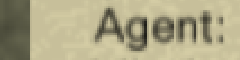
//> input picture obs2/cv_templates/en-diff0.png, 240 x 60 px; the run also reads 1 picture not shown here
$ ./test_match cv_templates/en-diff0.png   (built with g++ and OpenCV 4)
//> lines starting //> are read from the running program, lines starting //| are printed output that depends on the picture
//> further down, bgr is the input picture: 60 rows x 240 cols, CV_8UC3; mean B, G, R 133.3, 165.9, 172.1
### obs2/cv_wrapper.h
#ifndef GE_CV_WRAPPER_H
#define GE_CV_WRAPPER_H

#include <stddef.h>
#include <stdint.h>

#ifdef __cplusplus
extern "C" {
#endif

typedef struct ge_level_match_result {
	// Matched mission number (1-9), or -1 if no confident match.
	int32_t mission;
	// Matched part number (1-5), or -1 if no confident match.
	int32_t part;
	// Matched difficulty number (1-4), or -1 if no confident match.
	int32_t difficulty;
	// Matched times in seconds, ordered top-to-bottom then left-to-right.
	int32_t *times;
	size_t times_len;
} ge_level_match_result_t;

// Returns the OpenCV version string OpenCV was built against (e.g. "4.11.0").
// The returned pointer is statically allocated; do not free it.
const char *ge_cv_version(void);

// Matches the GoldenEye level-stats overlay in a single BGRA frame against the
// template PNGs in `templates_dir`. `bgra` is `width * height * 4` bytes of
// BGRA pixels, exactly as returned by ge_obs_get_source_frame(). `lang` selects
// the template set ("en" or "jp"); templates are loaded from
// `<templates_dir>/<lang>-<name>.png` (e.g. "en-mission1.png").
//
// On success the returned struct's `mission`/`part`/`difficulty` hold the
// matched 1-based numbers (or -1 when no confident match), and `times` points
// to a heap-allocated array of `times_len` times-in-seconds. The caller owns
// `times` and must release it with ge_cv_match_result_free().
ge_level_match_result_t ge_cv_match_level(const uint8_t *bgra, uint32_t width, uint32_t height, const char *lang,
                                          const char *templates_dir);

// Releases the `times` array owned by a result from ge_cv_match_level() and
// resets the struct to the empty state. Safe to call on a zeroed result.
void ge_cv_match_result_free(ge_level_match_result_t *result);

#ifdef __cplusplus
}
#endif

#endif

### obs2/cv_wrapper.cpp
#include "cv_wrapper.h"

#include <algorithm>
#include <chrono>
#include <cmath>
#include <cstdio>
#include <cstdlib>
#include <cstring>
#include <string>
#include <vector>

#include <opencv2/core.hpp>
#include <opencv2/imgcodecs.hpp>
#include <opencv2/imgproc.hpp>

const char *ge_cv_version(void) { return CV_VERSION; }

namespace {

// Lightweight phase timer. When the GE_CV_TIMING environment variable is set,
// each lap() logs the milliseconds elapsed since the previous lap to stderr;
// otherwise it costs a clock read and nothing more. Used to find where time
// goes in ge_cv_match_level().
struct PhaseTimer {
	using clock = std::chrono::steady_clock;
	clock::time_point start = clock::now();
	clock::time_point last = start;
	bool enabled = std::getenv("GE_CV_TIMING") != nullptr;

	void lap(const char *label) {
		clock::time_point now = clock::now();
		if (enabled) {
			double ms = std::chrono::duration<double, std::milli>(now - last).count();
			double total = std::chrono::duration<double, std::milli>(now - start).count();
			std::fprintf(stderr, "[ge_cv timing] %-22s %8.2f ms  (total %8.2f ms)\n", label, ms, total);
		}
		last = now;
	}
};

// Correlation needed to accept a mission/part/difficulty label match.
constexpr double kLabelThreshold = 0.70;
// A mission match this strong means the current scale is essentially exact, so
// the remaining (resolution-recovery) scales cannot improve on it and the scale
// search can stop early.
constexpr double kStrongLabel = 0.90;

// Fraction of the frame searched for the mission/part/difficulty labels. They
// always sit in the upper-left of the stats overlay, so only the top 50% /
// left 60% needs to be searched.
constexpr double kLabelRegionW = 0.60;
constexpr double kLabelRegionH = 0.50;

// Region searched for the time colons: they sit in the bottom 50% of the frame
// and the middle 50% horizontally. Anchoring the (full-frame) colon search to
// this box also discards label colons ("Time:", "Accuracy:") for free.
constexpr double kColonRegionX = 0.25;
constexpr double kColonRegionW = 0.50;
constexpr double kColonRegionY = 0.50;
constexpr double kColonRegionH = 0.50;
// Correlation needed to accept an individual digit/colon glyph.
constexpr double kGlyphThreshold = 0.78;

// Candidate scales applied to the templates when locating the stats overlay.
// The templates are authored at the user's native capture resolution, so 1.0 is
// tried first and is the common case; the remaining scales let matching survive
// when the source is captured at a different resolution. A single global scale
// (the one that best fits the mission label) is then reused for every other
// template so the glyphs stay crisply aligned.
constexpr double kScales[] = {1.0, 0.9, 1.1, 0.8, 1.2, 0.75, 1.33, 0.67, 1.5, 0.6};

struct Detection {
	int x;        // left edge in the frame
	int y;        // top edge in the frame
	int w;        // glyph width at the matched scale
	double score; // correlation score
	int value;    // digit value 0-9 (unused for the colon)
};

// Loads "<dir>/<lang>-<name>.png" as a single-channel (grayscale) template.
// Returns an empty Mat when the file is missing or unreadable.
cv::Mat load_template(const std::string &dir, const char *lang, const std::string &name) {
//> called with dir = "./", lang = "en", name = "part1"
	std::string path = dir + "/" + lang + "-" + name + ".png";
	return cv::imread(path, cv::IMREAD_GRAYSCALE);
//> en-part1.png cannot be read in this run, so this picture is empty
}

// Returns `tmpl` resized by `scale` (or the original when scale == 1.0).
cv::Mat scaled(const cv::Mat &tmpl, double scale) {
	if (scale == 1.0) {
		return tmpl;
	}
	cv::Mat out;
	int w = std::max(1, (int)std::lround(tmpl.cols * scale));
	int h = std::max(1, (int)std::lround(tmpl.rows * scale));
	cv::resize(tmpl, out, cv::Size(w, h), 0, 0, scale < 1.0 ? cv::INTER_AREA : cv::INTER_LINEAR);
	return out;
}

// Best single-location match of `tmpl` against `frame`. Returns the peak
// correlation, or -1.0 if the template does not fit inside the frame.
// [81 lines left out: functions best_score, best_scores, best_label, collect_detections, suppress, not called in this run]

// A time recovered from the screen, kept with its position so the final array
// can be ordered top-to-bottom then left-to-right.
struct FoundTime {
	int y;
	int x;
	int seconds;
};

struct FoundMission {
	int mission;
	double score;
};

// Finds a mission number (1-9) by anchoring on ':' in the label region and
// taking the strongest single digit immediately to its left on the same line.
FoundMission find_mission_from_colons(const cv::Mat &labelRegion, const cv::Mat &colonTmpl,
	                                  const std::vector<cv::Mat> &digitTmpls) {
	if (colonTmpl.empty() || digitTmpls.size() < 10) {
		return {-1, -1.0};
	}

	int digitWidthSum = 0;
	for (int v = 1; v <= 9; ++v) {
		if (digitTmpls[v].empty()) {
			return {-1, -1.0};
		}
		digitWidthSum += digitTmpls[v].cols;
	}
	const int digitW = std::max(1, digitWidthSum / 9);
	const int digitH = digitTmpls[1].rows;
	const int colonW = colonTmpl.cols;
	const int colonH = colonTmpl.rows;

	std::vector<Detection> colons;
	collect_detections(labelRegion, colonTmpl, kGlyphThreshold, 0, colons);
	colons = suppress(std::move(colons), colonW, colonH, 0.5);

	FoundMission best = {-1, -1.0};
	const int bandPadX = digitW * 2;
	const int bandPadY = digitH;

	for (const Detection &colon : colons) {
		const int x0 = std::max(0, colon.x - bandPadX);
		const int y0 = std::max(0, colon.y - bandPadY);
		const int x1 = std::min(labelRegion.cols, colon.x + std::max(1, colonW / 2));
		const int y1 = std::min(labelRegion.rows, colon.y + colonH + bandPadY);
		if (x1 <= x0 || y1 <= y0) {
			continue;
		}

		const cv::Mat roi = labelRegion(cv::Rect(x0, y0, x1 - x0, y1 - y0));
		std::vector<std::vector<Detection>> perValue(10);
		cv::parallel_for_(cv::Range(1, 10), [&](const cv::Range &r) {
			for (int v = r.start; v < r.end; ++v) {
				collect_detections(roi, digitTmpls[v], kGlyphThreshold, v, perValue[v]);
			}
		});

		const double colonCenterY = colon.y + colonH / 2.0;
		for (int v = 1; v <= 9; ++v) {
			for (Detection d : perValue[v]) {
				d.x += x0;
				d.y += y0;
				if (std::abs((d.y + digitH / 2.0) - colonCenterY) >= digitH * 0.35) {
					continue;
				}
				if (d.x + d.w > colon.x + colonW * 0.7) {
					continue;
				}
				const double adjLeft = colon.x - (d.x + d.w);
				if (adjLeft < -digitW * 0.4 || adjLeft > digitW * 0.6) {
					continue;
				}
				if (d.score >= best.score) {
					best = {v, d.score};
				}
			}
		}
	}

	return best;
}

} // namespace

ge_level_match_result_t ge_cv_match_level(const uint8_t *bgra, uint32_t width, uint32_t height, const char *lang,
                                          const char *templates_dir) {
	ge_level_match_result_t result = {-1, -1, -1, nullptr, 0};

	if (!bgra || width == 0 || height == 0 || !lang || !templates_dir) {
		return result;
	}

	const std::string dir(templates_dir);

	// Load the label templates.
	std::vector<cv::Mat> parts, diffs;
	for (int i = 1; i <= 5; ++i) {
		parts.push_back(load_template(dir, lang, "part" + std::to_string(i)));
	}
	for (int i = 1; i <= 4; ++i) {
		diffs.push_back(load_template(dir, lang, "diff" + std::to_string(i)));
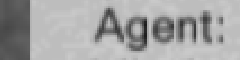
//> diffs[0]: 60 rows x 240 cols, CV_8UC1; min 29, max 202, mean 163.5
	}

	// Load base glyph templates once; mission and time matching both scale from
	// these in-memory mats.
	cv::Mat colonBase = load_template(dir, lang, "colon");
//> en-colon.png cannot be read in this run, so this picture is empty
	std::vector<cv::Mat> digitBase;
	for (int v = 0; v <= 9; ++v) {
		digitBase.push_back(load_template(dir, lang, "digit" + std::to_string(v)));
//> en-digit0.png cannot be read in this run, so this picture is empty
	}

	PhaseTimer timer;

	// Wrap the caller's BGRA buffer (no copy) and convert to grayscale once;
	// every template is matched against this single-channel frame.
	const cv::Mat bgraFrame((int)height, (int)width, CV_8UC4, const_cast<uint8_t *>(bgra));
	cv::Mat frame;
	cv::cvtColor(bgraFrame, frame, cv::COLOR_BGRA2GRAY);
	timer.lap("grayscale");

	// The mission/part/difficulty labels always sit in the upper-left of the
	// stats overlay, so their template matching only needs the top-left corner
	// of the frame. Restricting the search to this region cuts the per-call
	// matchTemplate cost roughly in proportion to its area. The glyph search
	// further down still runs on the whole frame, since times can appear lower
	// in the panel. These matches do not need frame coordinates, so the smaller
	// origin requires no offset bookkeeping.
	const cv::Mat labelRegion = frame(cv::Rect(0, 0, (int)(frame.cols * kLabelRegionW), (int)(frame.rows * kLabelRegionH)));
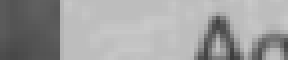
//> labelRegion: 30 rows x 144 cols, CV_8UC1 (shown 2 times larger); min 60, max 201, mean 158.9

	// Determine the global scale from mission glyphs by anchoring on ':' in the
	// label region and selecting the strongest single digit immediately left of
	// that colon. This avoids matching large mission templates across scales.
	double globalScale = 1.0;
	double bestMissionScore = kGlyphThreshold;
	for (double scale : kScales) {
		cv::Mat colonTmpl = scaled(colonBase, scale);
		std::vector<cv::Mat> digitTmpls;
		digitTmpls.reserve(10);
		for (int v = 0; v <= 9; ++v) {
			digitTmpls.push_back(scaled(digitBase[v], scale));
		}

		FoundMission found = find_mission_from_colons(labelRegion, colonTmpl, digitTmpls);
		if (found.score >= bestMissionScore) {
			bestMissionScore = found.score;
			globalScale = scale;
			result.mission = found.mission;
		}
		// The scales beyond the first exist only to recover from a capture
		// resolution that differs from the templates' authoring resolution. A
		// near-perfect match means we have already found the right scale, so the
		// remaining scales cannot improve on it -- stop early. In the common
		// native-resolution case this skips ~90% of the scale search.
		if (bestMissionScore >= kStrongLabel) {
			break;
		}
	}
	timer.lap("mission scale search");

	// Remaining labels are matched at the established scale.
	result.part = best_label(labelRegion, parts, globalScale, kLabelThreshold);
	timer.lap("part labels");
	result.difficulty = best_label(labelRegion, diffs, globalScale, kLabelThreshold);
	timer.lap("difficulty labels");

	// Locate the digit and colon glyphs at the same scale.
	cv::Mat colonTmpl = scaled(colonBase, globalScale);
	std::vector<cv::Mat> digitTmpls;
	int digitWidthSum = 0;
	for (int v = 0; v <= 9; ++v) {
		cv::Mat t = scaled(digitBase[v], globalScale);
		digitWidthSum += t.cols;
		digitTmpls.push_back(t);
	}
	timer.lap("load glyph templates");

	if (colonTmpl.empty() || digitWidthSum == 0) {
		return result; // no glyph templates: labels only
	}

	const int colonW = colonTmpl.cols;
	const int colonH = colonTmpl.rows;
	const int digitW = digitWidthSum / 10; // representative digit width
	const int digitH = digitTmpls[0].rows;

	const int colonX0 = (int)(frame.cols * kColonRegionX);
	const int colonY0 = (int)(frame.rows * kColonRegionY);
	const cv::Mat colonRegion =
	    frame(cv::Rect(colonX0, colonY0, (int)(frame.cols * kColonRegionW), (int)(frame.rows * kColonRegionH)));
	std::vector<Detection> colons;
	collect_detections(colonRegion, colonTmpl, kGlyphThreshold, 0, colons);
	// Offset back into frame coordinates: the digit bands below crop from the
	// full frame and the assembly compares colon/digit positions directly.
	for (Detection &c : colons) {
		c.x += colonX0;
		c.y += colonY0;
	}
	colons = suppress(std::move(colons), colonW, colonH, 0.5);
	timer.lap("colon detection");

	// A valid time is two digits on each side of a colon, on the colon's line,
	// so the only digits that matter live in a narrow band around each colon.
	// Matching the ten digit templates against just those bands -- rather than
	// the whole frame -- is the dominant cost saving here. Detections are
	// offset back into frame coordinates so the assembly below is unchanged.
	// Bands of neighbouring colons may overlap and double-detect a digit; the
	// suppress() pass collapses those duplicates.
	const int bandPadX = digitW * 3; // room for two digits plus gaps each side
	const int bandPadY = digitH;     // slack for digit/colon height mismatch
	std::vector<Detection> digits;
	for (const Detection &colon : colons) {
		const int x0 = std::max(0, colon.x - bandPadX);
		const int y0 = std::max(0, colon.y - bandPadY);
		const int x1 = std::min(frame.cols, colon.x + colonW + bandPadX);
		const int y1 = std::min(frame.rows, colon.y + colonH + bandPadY);
		const cv::Mat roi = frame(cv::Rect(x0, y0, x1 - x0, y1 - y0));
		// Match the ten digit templates against this band in parallel; each
		// value collects into its own bucket, so the tasks never touch shared
		// state.
		std::vector<std::vector<Detection>> perValue(10);
		cv::parallel_for_(cv::Range(0, 10), [&](const cv::Range &r) {
			for (int v = r.start; v < r.end; ++v) {
				collect_detections(roi, digitTmpls[v], kGlyphThreshold, v, perValue[v]);
			}
		});
		for (std::vector<Detection> &bucket : perValue) {
			for (Detection d : bucket) {
				d.x += x0;
				d.y += y0;
				digits.push_back(d);
			}
		}
	}
	// Suppress across all digit values so overlapping matches of different
	// digits collapse to the single strongest reading.
	digits = suppress(std::move(digits), digitW, digitH, 0.5);
	timer.lap("digit detection");

	// Assemble "mm:ss" readings: a valid time is two digits immediately to the
	// left of a colon and two immediately to its right, all on the same line.
	// Anchoring on the colon and demanding adjacent digits on both sides
	// rejects label colons ("Time:", "Accuracy:") and non-time figures
	// ("0.0%", "0 (0%)") that share the screen.
	std::vector<FoundTime> times;
	for (const Detection &colon : colons) {
		const double colonCenterY = colon.y + colonH / 2.0;

		std::vector<Detection> right, left;
		for (const Detection &d : digits) {
			if (std::abs((d.y + digitH / 2.0) - colonCenterY) >= digitH * 0.35) {
				continue; // not on the colon's text line
			}
			if (d.x >= colon.x + colonW * 0.3) {
				right.push_back(d);
			} else if (d.x + d.w <= colon.x + colonW * 0.7) {
				left.push_back(d);
			}
		}
		if (right.size() < 2 || left.size() < 2) {
			continue;
		}
		std::sort(right.begin(), right.end(), [](const Detection &a, const Detection &b) { return a.x < b.x; });
		std::sort(left.begin(), left.end(), [](const Detection &a, const Detection &b) { return a.x > b.x; });

		const Detection &r0 = right[0];
		const Detection &r1 = right[1];
		const Detection &l0 = left[0];
		const Detection &l1 = left[1];

		// Spacing checks (in digit-width fractions): the inner digits must hug
		// the colon and the outer digits must abut the inner ones.
		const double adjRight = r0.x - (colon.x + colonW);
		const double adjLeft = colon.x - (l0.x + l0.w);
		const double gapRight = r1.x - (r0.x + r0.w);
		const double gapLeft = l0.x - (l1.x + l1.w);
		if (adjRight < -digitW * 0.4 || adjRight > digitW * 0.6 || adjLeft < -digitW * 0.4 ||
		    adjLeft > digitW * 0.6 || std::abs(gapRight) > digitW * 0.6 || std::abs(gapLeft) > digitW * 0.6) {
			continue;
		}

		const int minutes = l1.value * 10 + l0.value;
		const int seconds = r0.value * 10 + r1.value;
		times.push_back({colon.y, colon.x, minutes * 60 + seconds});
	}

	// Order top-to-bottom (bucketed by line) then left-to-right.
	const double lineBucket = digitH * 0.5;
	std::sort(times.begin(), times.end(), [lineBucket](const FoundTime &a, const FoundTime &b) {
		int ra = (int)std::lround(a.y / lineBucket);
		int rb = (int)std::lround(b.y / lineBucket);
		if (ra != rb) {
			return ra < rb;
		}
		return a.x < b.x;
	});

	if (!times.empty()) {
		int32_t *out = (int32_t *)std::malloc(times.size() * sizeof(int32_t));
		if (out) {
			for (size_t i = 0; i < times.size(); ++i) {
				out[i] = times[i].seconds;
			}
			result.times = out;
			result.times_len = times.size();
		}
	}
	timer.lap("time assembly");

	return result;
}

// [8 lines left out: function ge_cv_match_result_free, not called in this run]

### obs2/test_match.cpp
// Standalone CLI for exercising ge_cv_match_level() outside of OBS.
//
//   test_match path/to/screenshot.png [lang] [templates_dir]
//
// Loads the given image, converts it to the BGRA layout the plugin feeds the
// matcher, runs ge_cv_match_level(), and prints the match result to stdout.
// `lang` defaults to "en" and `templates_dir` to the templates/ directory that
// ships alongside this source.

#include <cstdio>
#include <cstdlib>
#include <string>

#include <opencv2/core.hpp>
#include <opencv2/imgcodecs.hpp>
#include <opencv2/imgproc.hpp>

#include "cv_wrapper.h"

int main(int argc, char **argv) {
	if (argc < 2) {
		std::fprintf(stderr, "usage: %s path/to/png [lang] [templates_dir]\n", argv[0]);
		return 2;
	}

	const char *image_path = argv[1];
	const char *lang = argc > 2 ? argv[2] : "en";
	const std::string templates_dir = argc > 3 ? argv[3] : (std::string(GE_TEMPLATES_DIR));

	// Benchmarking hook: GE_CV_THREADS caps OpenCV's internal thread pool so we
	// can see how much matchTemplate already parallelizes on its own.
	if (const char *t = std::getenv("GE_CV_THREADS")) {
		cv::setNumThreads(std::atoi(t));
		std::fprintf(stderr, "[test_match] cv::setNumThreads(%d)\n", std::atoi(t));
	}

	// Load as BGR, then add an opaque alpha channel so the buffer matches the
	// BGRA frames ge_cv_match_level() expects from OBS.
	cv::Mat bgr = cv::imread(image_path, cv::IMREAD_COLOR);
	if (bgr.empty()) {
		std::fprintf(stderr, "error: could not read image '%s'\n", image_path);
		return 1;
	}

	cv::Mat bgra;
	cv::cvtColor(bgr, bgra, cv::COLOR_BGR2BGRA);
	if (!bgra.isContinuous()) {
		bgra = bgra.clone();
	}

//> (the run ends here: the program stops with an error, at `cv::resize(tmpl, out, cv::Size(w, h), 0, 0, scale < 1.0 ? cv::INTER_AR..`)
